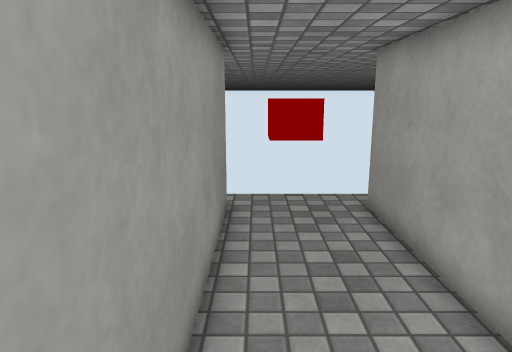
View 1 (above)

19 first-person views from a walk through a 3-D level made in the Unity game engine. The camera is 1.5 m above the floor, tilts 12° down and sees 70° across. The floor is counted in squares, 0.5 m on a side. Each view is taken from the middle of a square. On the plan, view 1 faces up. The plan holds only what a view shows up to about 20 squares ahead; the rest is blank. The place goes on beyond the plan. The player character is not drawn. Surface patterns are stand-ins for the level's own textures.

View 2
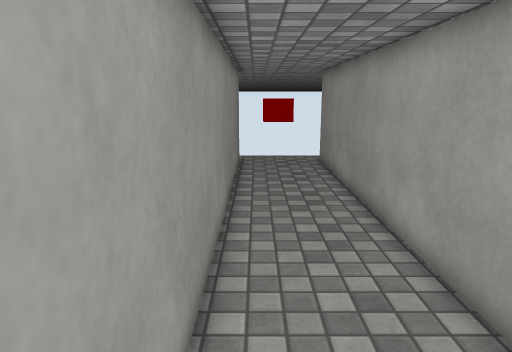

View 3
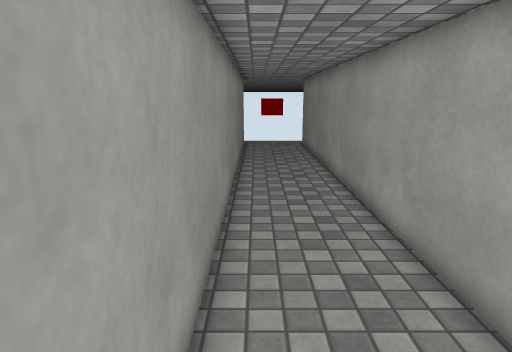

View 4
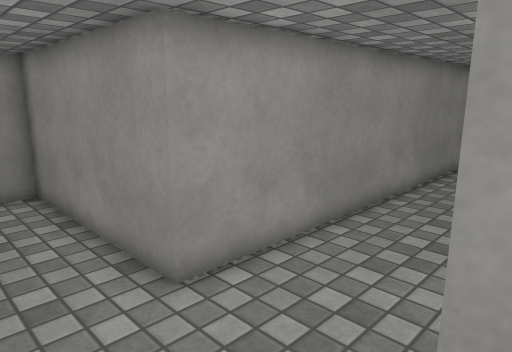

View 5
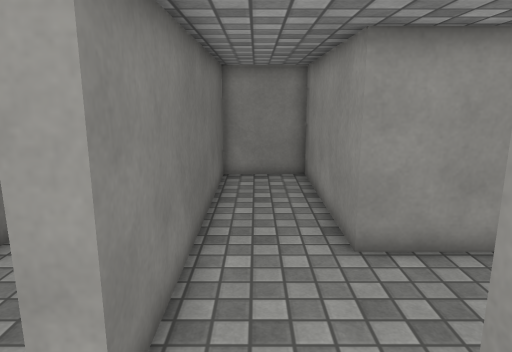

View 6
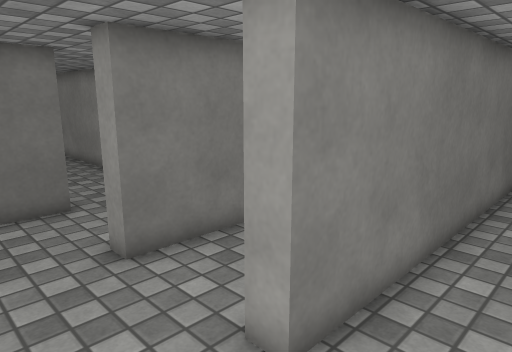

View 7
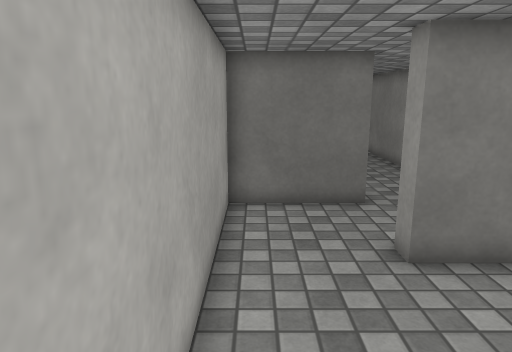

View 8
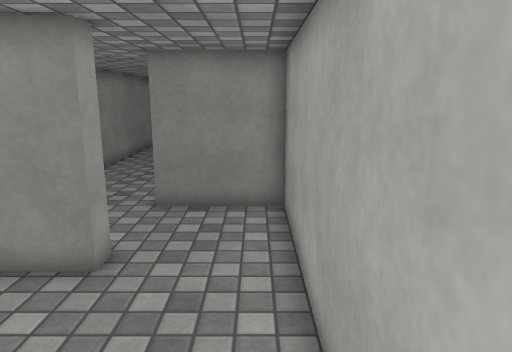

View 9
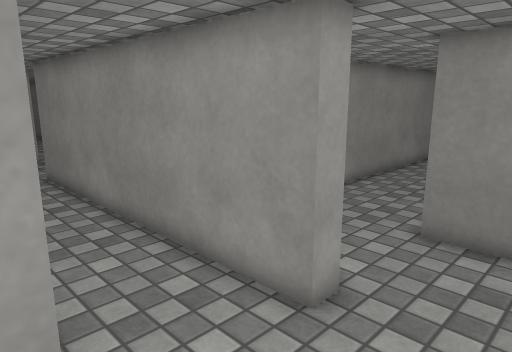

View 10
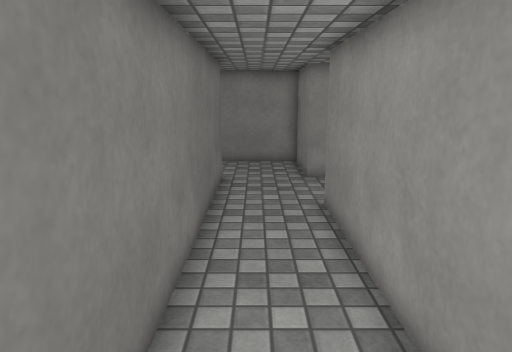

View 11
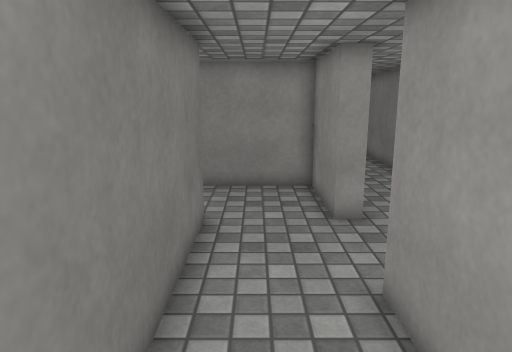

View 12
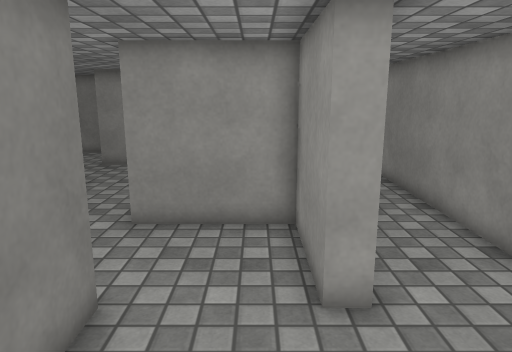

View 13
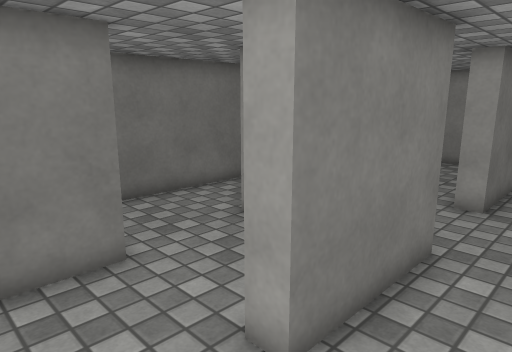

View 14
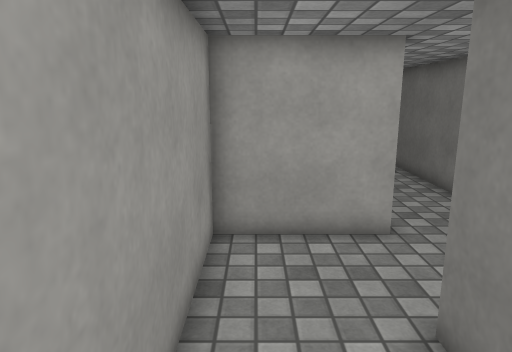

View 15
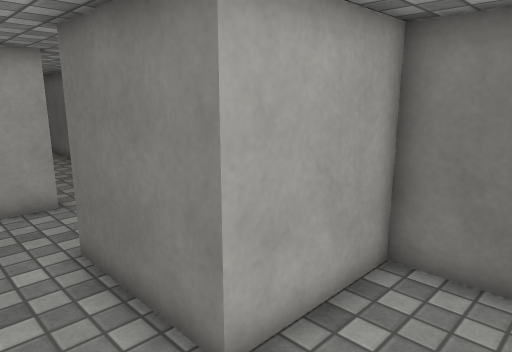

View 16
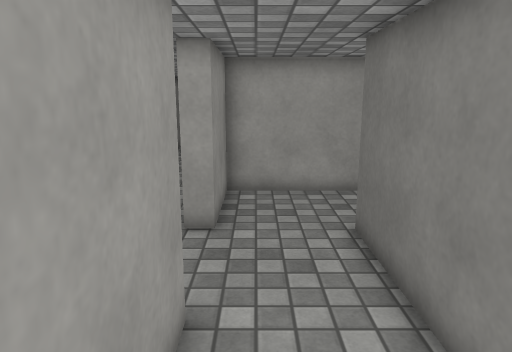

View 17
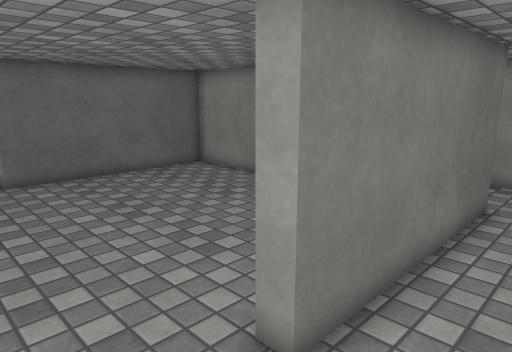

View 18
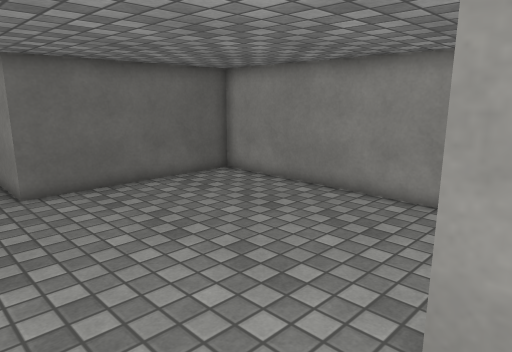

View 19
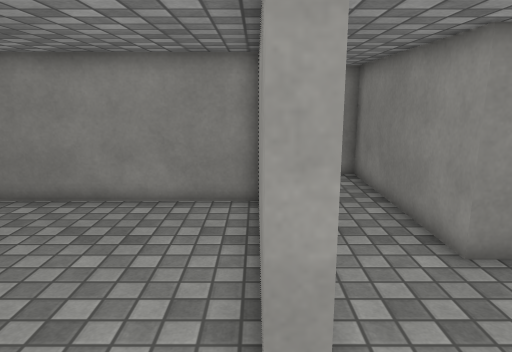

### Floor plan
Points are (right, up) in squares from view 1. A wall is a line through its corners. A room is listed if a view was taken in it or the views show most of it. See-through windows are left out.
Room 1 (views 1, 2, 3)
walls: (3.2, -11) (3.2, 10.1); (-0.8, 10.1) (-0.8, -14) (-8.5, -14) (-8.5, -17.3) (3.2, -17.3)
ways out: opening at (3, -15.5) to room 2; opening at (-1.5, 11)
objects: red block (0, 10) to (2, 11)
Room 2 (views 4, 5, 6, 7)
walls: (3.2, -17.3) (3.2, -18); (6.8, -18.4) (6.8, -14) (3.1, -14)
ways out: opening at (3, -15.5) to room 1; opening at (5, -17.5) to room 4
Room 3 (view 8)
walls: (2.8, -25.3) (6.8, -25.3) (6.8, -22.6)
ways out: opening at (5, -21.5) to room 4; opening at (3, -23.5)
Room 4 (views 9, 10, 11, 12)
walls: (-12.8, -22) (-12.8, -21.3) (3.2, -21.3) (3.2, -22.1); (-12.9, -17.3) (-12.9, -18) (-16.5, -18) (-16.5, -22); (3.2, -18) (-9.2, -18) (-9.2, -16.5); (6.8, -22.6) (6.8, -18.4)
ways out: opening at (5, -17.5) to room 2; opening at (5, -21.5) to room 3; opening at (-11, -17.5) to room 5; opening at (-14, -21.5) to room 6
Room 5 (views 13, 14, 15)
walls: (-21.5, -17.3) (-20.8, -17.3) (-20.8, -18.1); (-19.2, -21.3) (-17.2, -21.3) (-17.2, -17.3) (-12.9, -17.3); (-9.2, -16.5) (-9.2, -14) (-21.5, -14)
ways out: opening at (-11, -17.5) to room 4
Room 6 (views 16, 17, 18, 19)
walls: (-16.5, -22) (-21.5, -22); (-9.2, -26.5) (-9.2, -22) (-12.8, -22); (-21.2, -25.3) (-12.9, -25.3) (-12.9, -25.9)
ways out: opening at (-14, -21.5) to room 4; opening at (-11, -25.5)

Positions as (right, up) in squares from view 1, and headings:
1: (0, 0), facing up
2: (0, -8), facing up
3: (0, -15), facing up
4: (4, -17), facing up-left
5: (6, -16), facing left
6: (6, -15), facing down-left
7: (6, -15), facing down
8: (6, -24), facing up
9: (6, -22), facing up-left
10: (1, -20), facing left
11: (-4, -20), facing left
12: (-8, -19), facing left
13: (-10, -15), facing down-left
14: (-17, -15), facing right
15: (-20, -15), facing down-right
16: (-21, -23), facing right
17: (-10, -23), facing down-left
18: (-10, -25), facing down-left
19: (-10, -26), facing left
